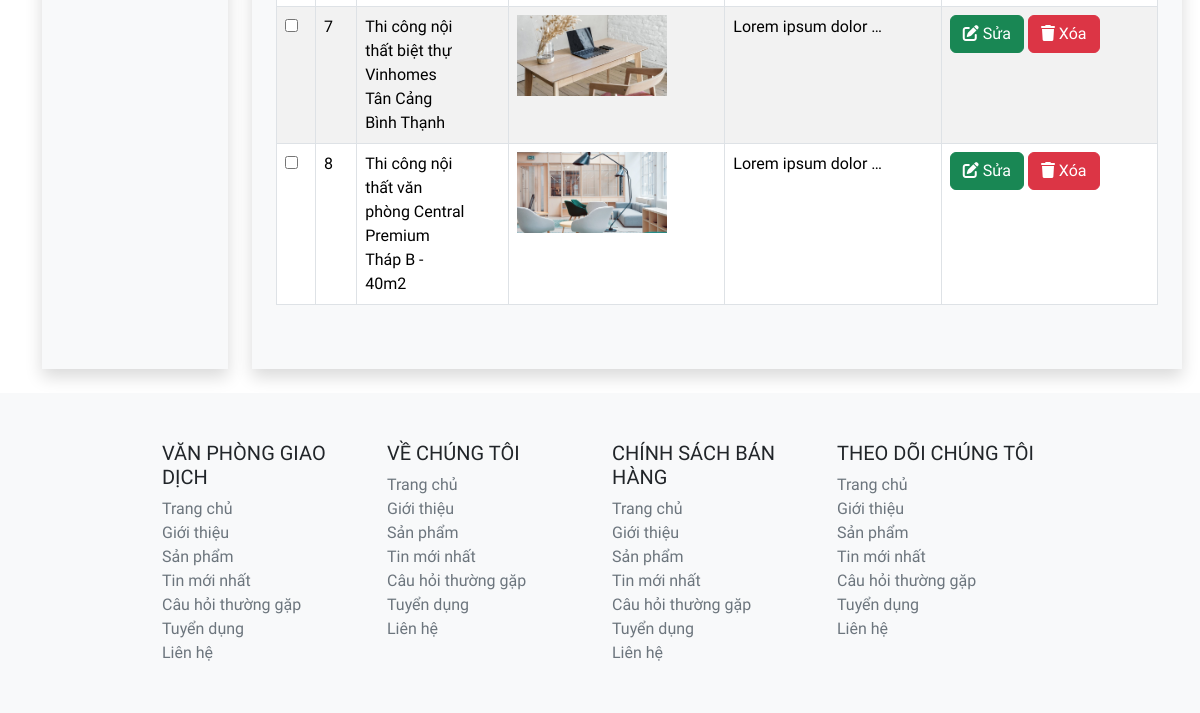
The app's page /admin/index.php?act=list-news (lower part), older data.
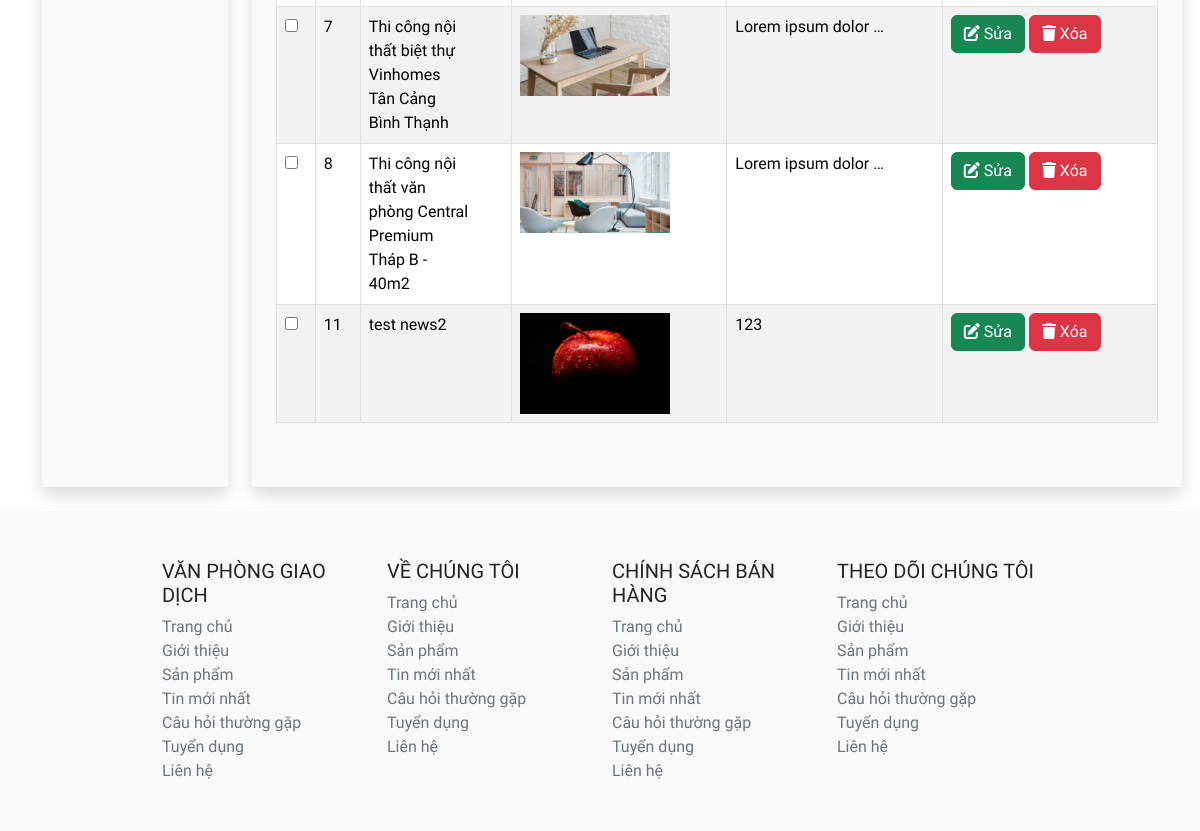
The same page, newer data.
### tables this page shows
CREATE TABLE `news` (
  `news_id` int NOT NULL,
  `news_title` varchar(255) NOT NULL,
  `news_img` varchar(255) DEFAULT NULL,
  `news_content` text NOT NULL
);

### admin/controller/newsController.php (called while the page is built, shortened)
<?php
class NewsController {
    public $newsQuery;
    public function __construct() {
        $this -> newsQuery = new NewsQuery();
    }
    public function list() {
        $dsNews = $this->newsQuery->all();
        include "view/news/list.php";
    }
}
?>

### admin/index.php (called while the page is built, shortened)
<?php
  include "../common/function.php";
include "controller/newsController.php";
include "model/newsQuery.php";
$act = $_GET['act'] ?? "";
match ($act) {
    '' => (new CategoryController()) -> list(),
    'list-product' => (new ProductController()) -> list(),
    'create-product' => (new ProductController()) -> create(),
    'read-one-product' => (new ProductController()) -> readOneProduct(),
    'update-status-product' => (new ProductController()) -> updateStatusProduct(),
    'view-product-detail' => (new ProductController()) -> listProductDetail(),
    'create-product-detail' => (new ProductController()) -> createProductDetail(),
    'update-product-detail' => (new ProductController()) -> readOneProductDetail(),
    'update-status-product-detail' => (new ProductController()) -> updateStatusProductDetail(),
    'list-category' => (new CategoryController()) -> list(),
    'create-category' => (new CategoryController()) -> create(),
    'update-category' => (new CategoryController()) -> update(),
    'delete-category' => (new CategoryController()) -> delete(),
    'restore-category' => (new CategoryController()) -> restore(),
    'list-news' => (new NewsController()) -> list(),
    'create-news' => (new NewsController()) -> create(),
    'update-news' => (new NewsController()) -> update(),
    'delete-news' => (new NewsController()) -> deleteNews(),
  };
?>

### common/function.php (called while the page is built, shortened)
<?php
    function connectDB() {
        $host = DB_HOST;
        $port  = DB_PORT;
        $dbname = DB_NAME;
        try {
            $conn = new PDO ("mysql:host=$host;port=$port;dbname=$dbname",DB_USER,DB_PASS);
            return $conn;
        } catch (\Throwable $th) {
            echo "Lỗi";
        }
    }
    function convertToObjectNews($row) {
        $news = new News();
        $news -> news_id = $row['news_id'];
        $news -> news_title = $row['news_title'];
        $news -> news_img = $row['news_img'];
        $news -> news_content = $row['news_content'];
        return $news;
    }
?>

### admin/model/newsQuery.php (called while the page is built, shortened)
<?php
class NewsQuery {
    public $pdo;
    public function __construct() {
        $this->pdo = connectDB();
    }
    public function __destruct() {
        $this -> pdo = null;
    }
    public function all() {
        try {
            $sql = "select * from news";
            $data = $this->pdo->query($sql)->fetchAll();
            $dsNews = [];
            foreach ($data as $row) {
                $dsNews[] = convertToObjectNews($row);
            }
            return $dsNews;
        } catch (Exception $e) {
            echo "Lỗi: ".$e ->getMessage();
            echo "<hr>";
        }
    }
}
?>

### admin/view/news/list.php (the view, shortened to what the changed rows need)
<!DOCTYPE html>
<html lang="en">
<head>
    <link href="https://cdn.jsdelivr.net/npm/bootstrap@5.3.3/dist/css/bootstrap.min.css" rel="stylesheet">
    <link rel="stylesheet" href="../giaodien/style.css">
</head>
<body>
    <main class="d-flex container">
        <div class="shadow bg-light pb-5 mt-4 ms-4 mb-4 col-md-10">
            <div class="pt-4 ms-4 me-4">
                <table class="table table-striped table-hover table-bordered">
                    <tbody>
                        <?php
                        foreach ($dsNews as $key => $news) {
                        ?>
                            <tr>
                                <td>
                                    <input type="checkbox">
                                </td>
                                <td scope="row"><?= $news->news_id?></td>
                                <td>
                                    <div style="white-space: wrap; overflow: hidden; text-overflow: ellipsis; width: 100px;">
                                    <?= $news->news_title?>
                                    </div>
                                </td>
                                <td>
                                    <img src="../img/<?= $news->news_img ?>" alt="" style="width:150px;">
                                </td>
                                <td>
                                    <div style="white-space: nowrap; overflow: hidden; text-overflow: ellipsis; width: 150px;">
                                    <?= $news->news_content?>
                                    </div>
                                </td>
                                <td>
                                    <button class="btn btn-success ">
                                        <a href="?act=update-news&id=<?= $news->news_id?>" class="text-white">
                                            <i class="fa-solid fa-pen-to-square"></i> Sửa
                                        </a>
                                    </button>
                                    <button class="btn btn-danger">
                                        <a onclick=" return confirm('Bạn có muốn xóa tin tức này không?')" href="?act=delete-news&news_id=<?= $news->news_id?>" class="text-white">
                                            <i class="fa-solid fa-trash"></i> Xóa
                                        </a>
                                    </button>
                                </td>
                            </tr>
                        <?php
                        }
                        ?>
                    </tbody>
                </table>
            </div>
        </div>
    </main>
</body>
</html>

Row changes from the older to the newer data that the page shows:
added news: news_id "11", news_title "test news2", news_img (picture), news_content "123"
